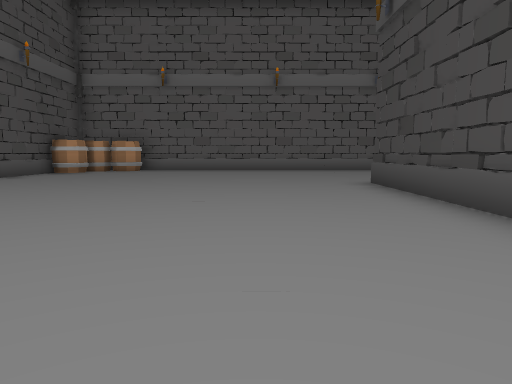
View 1 (above)

16 first-person views from a walk through a scene from a Unity 3-D project. The camera is 1.2 m above the floor, tilts 6° down and sees 70° across. The floor is counted in squares, 2 m on a side. Each view is taken from the middle of a square. On the plan, view 1 faces up. The plan holds only what a view shows up to about 10 squares ahead; the rest is blank. The place goes on beyond the plan. The player character is not drawn. Some animated figures are left out.

View 2
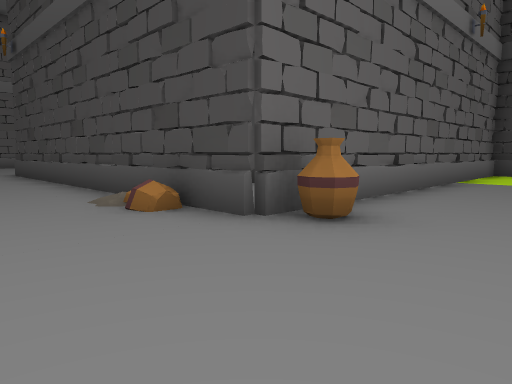

View 3
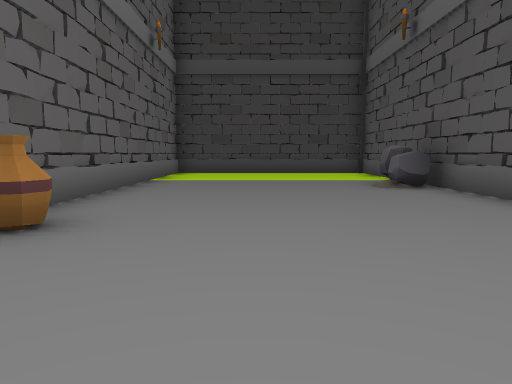

View 4
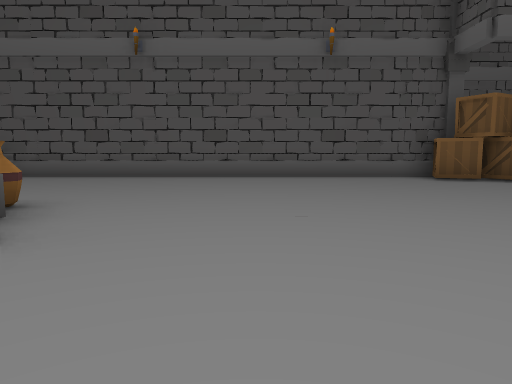

View 5
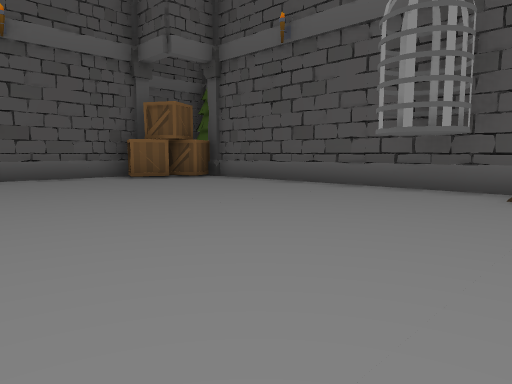

View 6
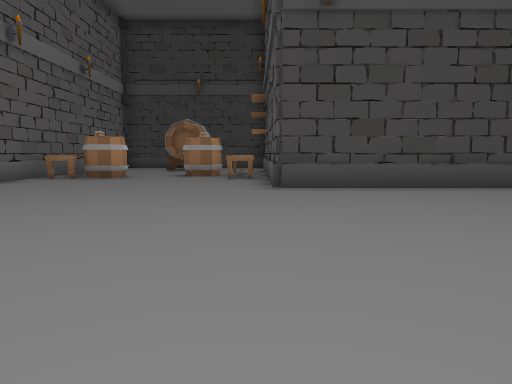

View 7
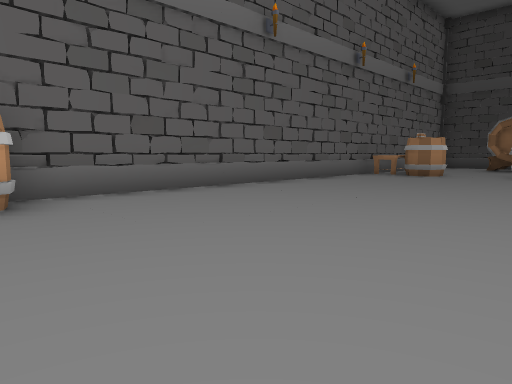

View 8
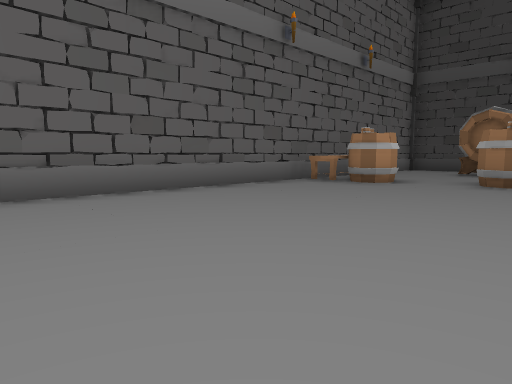

View 9
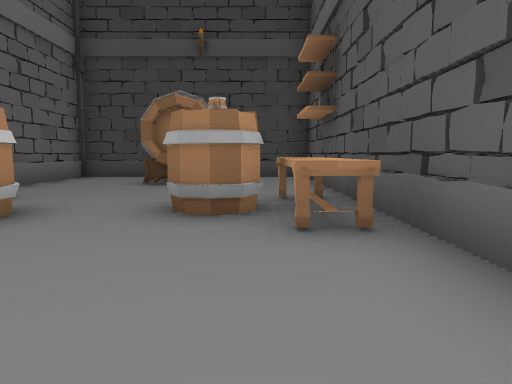

View 10
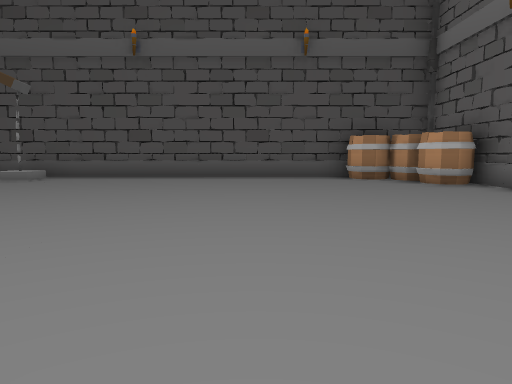

View 11
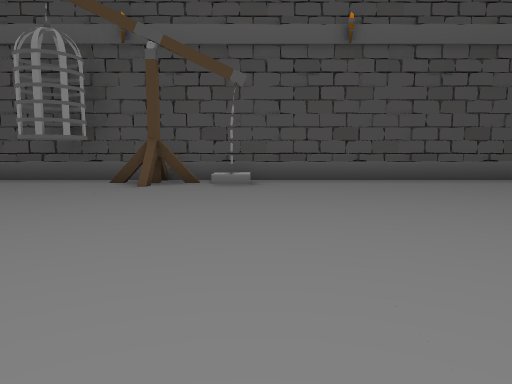

View 12
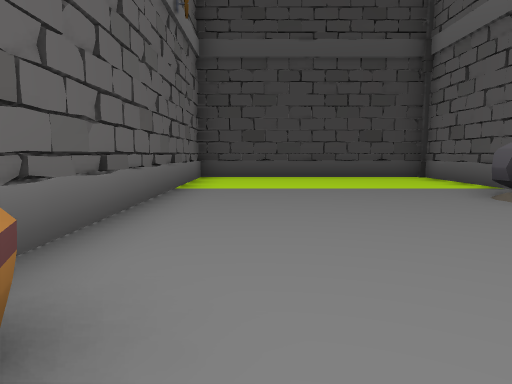

View 13
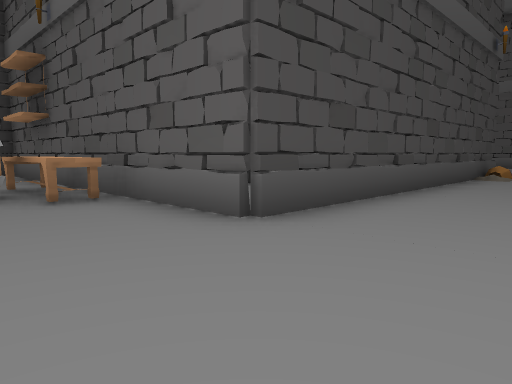

View 14
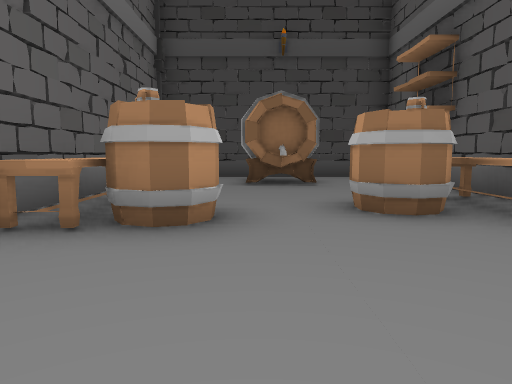

View 15
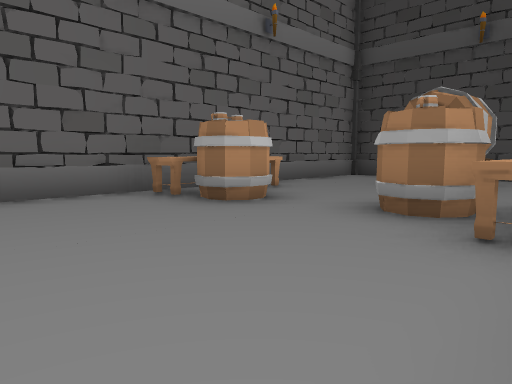

View 16
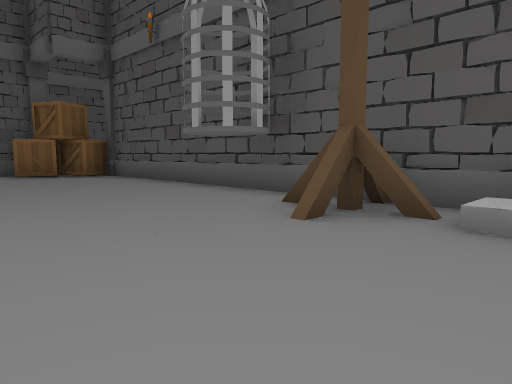

### Floor plan
Points are (right, up) in squares from view 1. A wall is a line through its corners. A room is listed if a view was taken in it or the views show most of it. See-through windows are left out.
Room 1 (views 1, 2, 3, 4, 5, 6, 7, 8, 9, 10, 11, 12, 13, 14, 15, 16)
walls: (2.6, 2.4) (2.3, 4.9); (2.4, 5.4) (2.3, 6.7); (2.4, -1.6) (2.4, 7.6) (4.1, 7.7); (2.4, 7.6) (4.3, 7.6); (5.5, -1.5) (4.1, -1.6); (-5.5, 2.5) (-5.5, 1.3); (-6.4, 3.7) (-6.3, 2.5); (-6.4, 2) (-4.6, 2); (-6.4, 0.7) (-6.3, -0.5); (-6.5, -1.4) (-6.3, -3.5); (8.4, 7.6) (11.4, 7.7) (11.4, 13.5) (-4.5, 13.5); (-6.5, 7.6) (-6.3, 5.4); (8.6, -1.5) (7.1, -1.6); (0.4, -7.4) (1.6, -7.3); (-6.4, -4.4) (-6.2, -5.4); (-6.3, -4.5) (-6.4, -5.3); (1.6, 13.5) (0.5, 13.4); (10.6, -1.5) (8.4, -1.7); (-6.5, 10.5) (-6.3, 8.4); (-0.5, 13.5) (-2, 13.3); (3.5, -7.4) (4.6, -7.3); (4.6, 13.5) (2.3, 13.3); (-6.4, 11.4) (-6.4, -5.5); (-3.7, -7.4) (-1.5, -7.2); (-4.5, -7.2) (-2.3, -7.4); (-4.5, -7.3) (11.6, -7.3) (11.3, -5.3); (11.4, 8.5) (11.3, 9.5); (11.5, -4.5) (11.3, -2.4); (8.8, -7.4) (10.4, -7.2); (11.5, 11.4) (11.3, 12.7); (10.6, 13.5) (9.4, 13.4); (11.4, -7.3) (11.4, -1.5) (2.5, -1.6) (2.3, 0.6)
low walls: (-4.4, -7.4) (-3.9, -7.3)
objects: box (-6, -7); other object (-6, -6); barrel (-6, 11) to (-6, 12); barrel (-6, 13); other object (-5, -7); box (-5, -6); barrel (-5, 13) to (-4, 13); other object (3, -2); bench (5, 8) to (7, 8); barrel (5, 12) to (6, 12); bench (5, 13) to (7, 13); barrel (6, 9) to (6, 10); rock (7, -7); other object (9, 10) to (10, 11)

Where each view was taken, in squares from view 1:
view 1: 0 up, 0 right, facing up
view 2: 4 down, 0 right, facing up-right
view 3: 4 down, 0 right, facing right
view 4: 2 up, 0 right, facing down
view 5: 2 up, 0 right, facing down-left
view 6: 8 up, 4 left, facing right
view 7: 8 up, 5 left, facing up-right
view 8: 8 up, 2 left, facing up-right
view 9: 9 up, 2 right, facing right
view 10: 9 up, 3 right, facing left
view 11: 4 up, 2 right, facing left
view 12: 3 down, 2 right, facing right
view 13: 10 up, 0 right, facing down-right
view 14: 11 up, 2 right, facing right
view 15: 8 up, 2 right, facing up-right
view 16: 4 up, 2 left, facing down-left
